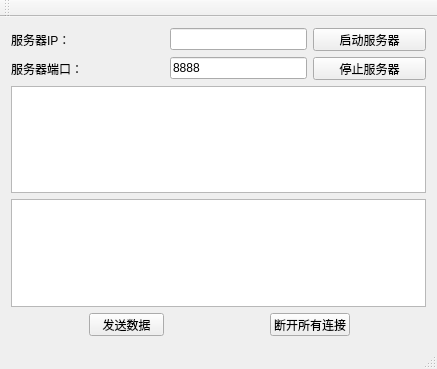
<?xml version="1.0" encoding="UTF-8"?>
<ui version="4.0">
 <class>tcpServerWin</class>
 <widget class="QMainWindow" name="tcpServerWin">
  <property name="geometry">
   <rect>
    <x>0</x>
    <y>0</y>
    <width>437</width>
    <height>369</height>
   </rect>
  </property>
  <property name="windowTitle">
   <string>tcpServerWin</string>
  </property>
  <property name="animated">
   <bool>true</bool>
  </property>
  <widget class="QWidget" name="centralWidget">
   <layout class="QGridLayout" name="gridLayout">
    <item row="0" column="0">
     <widget class="QLabel" name="label_2">
      <property name="text">
       <string>服务器IP：</string>
      </property>
     </widget>
    </item>
    <item row="0" column="2" colspan="2">
     <widget class="QLineEdit" name="lineEditLocalIP">
      <property name="text">
       <string/>
      </property>
      <property name="readOnly">
       <bool>false</bool>
      </property>
     </widget>
    </item>
    <item row="0" column="4" colspan="2">
     <widget class="QPushButton" name="buttonStart">
      <property name="minimumSize">
       <size>
        <width>76</width>
        <height>23</height>
       </size>
      </property>
      <property name="text">
       <string>启动服务器</string>
      </property>
     </widget>
    </item>
    <item row="1" column="0">
     <widget class="QLabel" name="label">
      <property name="text">
       <string>服务器端口：</string>
      </property>
     </widget>
    </item>
    <item row="1" column="2" colspan="2">
     <widget class="QLineEdit" name="lineEditPort">
      <property name="text">
       <string>8888</string>
      </property>
      <property name="readOnly">
       <bool>false</bool>
      </property>
     </widget>
    </item>
    <item row="1" column="4" colspan="2">
     <widget class="QPushButton" name="buttonStop">
      <property name="minimumSize">
       <size>
        <width>76</width>
        <height>23</height>
       </size>
      </property>
      <property name="text">
       <string>停止服务器</string>
      </property>
     </widget>
    </item>
    <item row="2" column="0" colspan="6">
     <widget class="QTextEdit" name="textEditRead"/>
    </item>
    <item row="3" column="0" colspan="6">
     <widget class="QTextEdit" name="textEditWrite"/>
    </item>
    <item row="4" column="0">
     <spacer name="horizontalSpacer">
      <property name="orientation">
       <enum>Qt::Horizontal</enum>
      </property>
      <property name="sizeHint" stdset="0">
       <size>
        <width>64</width>
        <height>20</height>
       </size>
      </property>
     </spacer>
    </item>
    <item row="4" column="1">
     <widget class="QPushButton" name="buttonSend">
      <property name="minimumSize">
       <size>
        <width>75</width>
        <height>23</height>
       </size>
      </property>
      <property name="text">
       <string>发送数据</string>
      </property>
     </widget>
    </item>
    <item row="4" column="2">
     <spacer name="horizontalSpacer_2">
      <property name="orientation">
       <enum>Qt::Horizontal</enum>
      </property>
      <property name="sizeHint" stdset="0">
       <size>
        <width>64</width>
        <height>20</height>
       </size>
      </property>
     </spacer>
    </item>
    <item row="4" column="3" colspan="2">
     <widget class="QPushButton" name="buttonClose">
      <property name="minimumSize">
       <size>
        <width>80</width>
        <height>23</height>
       </size>
      </property>
      <property name="text">
       <string>断开所有连接</string>
      </property>
     </widget>
    </item>
    <item row="4" column="5">
     <spacer name="horizontalSpacer_3">
      <property name="orientation">
       <enum>Qt::Horizontal</enum>
      </property>
      <property name="sizeHint" stdset="0">
       <size>
        <width>64</width>
        <height>20</height>
       </size>
      </property>
     </spacer>
    </item>
   </layout>
  </widget>
  <widget class="QMenuBar" name="menuBar">
   <property name="geometry">
    <rect>
     <x>0</x>
     <y>0</y>
     <width>437</width>
     <height>23</height>
    </rect>
   </property>
  </widget>
  <widget class="QToolBar" name="mainToolBar">
   <attribute name="toolBarArea">
    <enum>TopToolBarArea</enum>
   </attribute>
   <attribute name="toolBarBreak">
    <bool>false</bool>
   </attribute>
  </widget>
  <widget class="QStatusBar" name="statusBar"/>
 </widget>
 <layoutdefault spacing="6" margin="11"/>
 <resources/>
 <connections/>
</ui>
